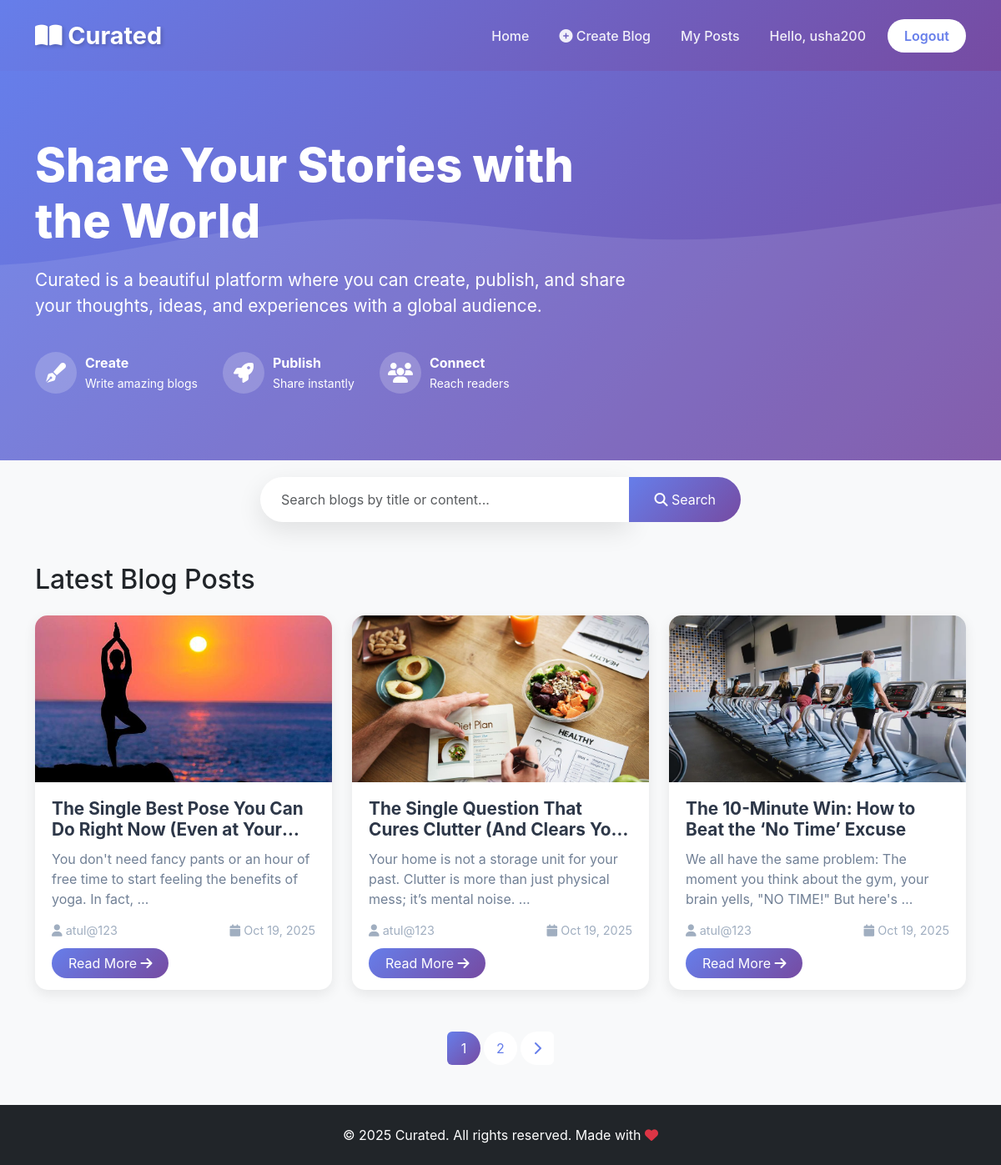
Page /home/ (signed in) on the committed database.
### blog/models.py (models this page shows, shortened)
class Post(models.Model):
    title = models.CharField(max_length=200)
    slug = models.SlugField(max_length=200, unique=True)
    author = models.ForeignKey(User, on_delete=models.CASCADE, related_name='blog_posts')
    content = models.TextField()
    image = models.ImageField(upload_to='blog_images/', blank=True, null=True)
    created_at = models.DateTimeField(default=timezone.now)
    updated_at = models.DateTimeField(auto_now=True)
    published = models.BooleanField(default=True)
    class Meta:
        ordering = ['-created_at']

### blog/views.py (the view)
# urls.py: path('home/', views.home, name='home'),
def home(request):
    search_query = request.GET.get('search', '')
    posts = Post.objects.filter(published=True)
    if search_query:
        posts = posts.filter(
            Q(title__icontains=search_query) |
            Q(content__icontains=search_query)
        )
    paginator = Paginator(posts, 3)
    page_number = request.GET.get('page')
    page_obj = paginator.get_page(page_number)
    context = {
        'page_obj': page_obj,
        'search_query': search_query,
    }
    return render(request, 'blog/home.html', context)

### blog/templates/blog/home.html (shortened to what this page needs)
{% load static %}
<!DOCTYPE html>
<html lang="en">
<head>
    <link href="https://cdn.jsdelivr.net/npm/bootstrap@5.3.0/dist/css/bootstrap.min.css" rel="stylesheet">
    <link rel="stylesheet" href="https://cdnjs.cloudflare.com/ajax/libs/font-awesome/6.4.0/css/all.min.css">
</head>
<body>
    <nav class="navbar navbar-expand-lg navbar-dark">
        <div class="container">
            <a class="navbar-brand" href="{% url 'blog:home' %}">
                <i class="fas fa-book-open"></i> Curated
            </a>
            <div class="collapse navbar-collapse" id="navbarNav">
                <ul class="navbar-nav ms-auto align-items-center">
                    <li class="nav-item">
                        <a class="nav-link" href="{% url 'blog:home' %}">Home</a>
                    </li>
                    {% if user.is_authenticated %}
                    <li class="nav-item">
                        <a class="nav-link" href="{% url 'blog:post_create' %}">
                            <i class="fas fa-plus-circle"></i> Create Blog
                        </a>
                    </li>
                    <li class="nav-item">
                        <a class="nav-link" href="{% url 'blog:my_posts' %}">My Posts</a>
                    </li>
                    <li class="nav-item">
                        <span class="nav-link">Hello, {{ user.username }}</span>
                    </li>
                    <li class="nav-item">
                        <a href="{% url 'accounts:logout' %}" class="btn btn-custom ms-2">Logout</a>
                    </li>
                    {% endif %}
                </ul>
            </div>
        </div>
    </nav>
    <section class="hero-section">
        <div class="container hero-content">
            <div class="row align-items-center">
                <div class="col-lg-8">
                    <h1 class="hero-title">Share Your Stories with the World</h1>
                    <p class="hero-subtitle">
                        Curated is a beautiful platform where you can create, publish, and share your thoughts, ideas, and experiences with a global audience.
                    </p>
                    <div class="hero-features">
                        <div class="feature-item">
                            <div class="feature-icon">
                                <i class="fas fa-pen-fancy"></i>
                            </div>
                            <div>
                                <strong>Create</strong><br>
                                <small>Write amazing blogs</small>
                            </div>
                        </div>
                        <div class="feature-item">
                            <div class="feature-icon">
                                <i class="fas fa-rocket"></i>
                            </div>
                            <div>
                                <strong>Publish</strong><br>
                                <small>Share instantly</small>
                            </div>
                        </div>
                        <div class="feature-item">
                            <div class="feature-icon">
                                <i class="fas fa-users"></i>
                            </div>
                            <div>
                                <strong>Connect</strong><br>
                                <small>Reach readers</small>
                            </div>
                        </div>
                    </div>
                </div>
            </div>
        </div>
    </section>
    <div class="container search-section">
        <form method="GET" action="{% url 'blog:home' %}">
            <div class="input-group">
                <input type="text" class="form-control search-bar" name="search"
                       placeholder="Search blogs by title or content..."
                       value="{{ search_query }}">
                <button class="btn btn-primary search-btn" type="submit">
                    <i class="fas fa-search"></i> Search
                </button>
            </div>
        </form>
    </div>
    <div class="container mb-5">
        {% if search_query %}
        <h2 class="mb-4">Search Results for "{{ search_query }}"</h2>
        {% else %}
        <h2 class="mb-4">Latest Blog Posts</h2>
        {% endif %}
        {% if page_obj %}
        <div class="row g-4">
            {% for post in page_obj %}
            <div class="col-md-6 col-lg-4">
                <div class="card blog-card">
                    {% if post.image %}
                    <img src="{{ post.image.url }}" class="blog-card-img" alt="{{ post.title }}">
                    {% else %}
                    <div class="blog-card-img" style="background: linear-gradient(135deg, #667eea 0%, #764ba2 100%); display: flex; align-items: center; justify-content: center; color: white; font-size: 3rem;">
                        <i class="fas fa-blog"></i>
                    </div>
                    {% endif %}
                    <div class="blog-card-body">
                        <h3 class="blog-title">{{ post.title }}</h3>
                        <p class="blog-excerpt">{{ post.content|truncatewords:20 }}</p>
                        <div class="blog-meta">
                            <span><i class="fas fa-user"></i> {{ post.author.username }}</span>
                            <span><i class="fas fa-calendar"></i> {{ post.created_at|date:"M d, Y" }}</span>
                        </div>
                        <div class="mt-3">
                            <a href="{% url 'blog:post_detail' post.slug %}" class="read-more-btn">
                                Read More <i class="fas fa-arrow-right"></i>
                            </a>
                        </div>
                    </div>
                </div>
            </div>
            {% endfor %}
        </div>
        {% if page_obj.has_other_pages %}
        <nav aria-label="Page navigation">
            <ul class="pagination">
                {% for num in page_obj.paginator.page_range %}
                    {% if page_obj.number == num %}
                    <li class="page-item active">
                        <span class="page-link">{{ num }}</span>
                    </li>
                    {% elif num > page_obj.number|add:'-3' and num < page_obj.number|add:'3' %}
                    <li class="page-item">
                        <a class="page-link" href="?page={{ num }}{% if search_query %}&search={{ search_query }}{% endif %}">{{ num }}</a>
                    </li>
                    {% endif %}
                {% endfor %}
                {% if page_obj.has_next %}
                <li class="page-item">
                    <a class="page-link" href="?page={{ page_obj.next_page_number }}{% if search_query %}&search={{ search_query }}{% endif %}">
                        <i class="fas fa-chevron-right"></i>
                    </a>
                </li>
                {% endif %}
            </ul>
        </nav>
        {% endif %}
        {% endif %}
    </div>
    <footer class="bg-dark text-white text-center py-4 mt-5">
        <div class="container">
            <p class="mb-0">&copy; 2025 Curated. All rights reserved. Made with <i class="fas fa-heart text-danger"></i></p>
        </div>
    </footer>
</body>
</html>

### blog/templates/blog/home.html (style rules this page uses)
:root { --primary-color: #667eea; --secondary-color: #764ba2; --accent-color: #f093fb; }
body { font-family: 'Inter', -apple-system, BlinkMacSystemFont, 'Segoe UI', sans-serif; background: #f8f9fa; }
.navbar { background: linear-gradient(135deg, var(--primary-color) 0%, var(--secondary-color) 100%); box-shadow: 0 4px 15px rgba(0,0,0,0.1); padding: 1rem 0; }
.navbar-brand { font-size: 1.8rem; font-weight: 700; color: white !important; text-shadow: 2px 2px 4px rgba(0,0,0,0.2); }
.nav-link { color: rgba(255,255,255,0.9) !important; font-weight: 500; margin: 0 10px; transition: all 0.3s ease; }
.btn-custom { background: white; color: var(--primary-color); font-weight: 600; padding: 8px 20px; border-radius: 25px; transition: all 0.3s ease; border: none; }
.hero-section { background: linear-gradient(135deg, var(--primary-color) 0%, var(--secondary-color) 100%); color: white; padding: 80px 0; margin-bottom: 50px; position: relative; overflow: hidden; }
.hero-section::before { content: ''; position: absolute; top: 0; left: 0; right: 0; bottom: 0; background-size: cover; }
.hero-content { position: relative; z-index: 1; }
.hero-title { font-size: 3.5rem; font-weight: 800; margin-bottom: 20px; animation: fadeInUp 0.8s ease-out; }
.hero-subtitle { font-size: 1.3rem; margin-bottom: 30px; opacity: 0.95; animation: fadeInUp 0.8s ease-out 0.2s both; }
.hero-features { display: flex; gap: 30px; margin-top: 40px; flex-wrap: wrap; animation: fadeInUp 0.8s ease-out 0.4s both; }
.feature-item { display: flex; align-items: center; gap: 10px; }
.feature-icon { width: 50px; height: 50px; background: rgba(255,255,255,0.2); border-radius: 50%; display: flex; align-items: center; justify-content: center; font-size: 1.5rem; }
.search-section { margin: -30px auto 50px; max-width: 600px; position: relative; z-index: 10; }
.search-bar { box-shadow: 0 10px 30px rgba(0,0,0,0.1); border-radius: 50px; border: none; padding: 15px 25px; }
.search-btn { border-radius: 50px; padding: 12px 30px; background: linear-gradient(135deg, var(--primary-color), var(--secondary-color)); border: none; }
.blog-card { border: none; border-radius: 15px; overflow: hidden; transition: all 0.3s ease; box-shadow: 0 5px 15px rgba(0,0,0,0.08); height: 100%; }
.blog-card-img { height: 200px; object-fit: cover; width: 100%; }
.blog-card-body { padding: 20px; }
.blog-title { font-size: 1.3rem; font-weight: 700; color: #2d3748; margin-bottom: 10px; display: -webkit-box; -webkit-line-clamp: 2; -webkit-box-orient: vertical; overflow: hidden; }
.blog-excerpt { color: #718096; margin-bottom: 15px; display: -webkit-box; -webkit-line-clamp: 3; -webkit-box-orient: vertical; overflow: hidden; }
.blog-meta { display: flex; justify-content: space-between; align-items: center; font-size: 0.9rem; color: #a0aec0; }
.read-more-btn { background: linear-gradient(135deg, var(--primary-color), var(--secondary-color)); color: white; border: none; padding: 8px 20px; border-radius: 20px; text-decoration: none; transition: all 0.3s ease; }
.pagination { justify-content: center; margin-top: 50px; }
.page-link { color: var(--primary-color); border: none; margin: 0 5px; border-radius: 50%; width: 40px; height: 40px; display: flex; align-items: center; justify-content: center; }
.page-item.active .page-link { background: linear-gradient(135deg, var(--primary-color), var(--secondary-color)); border: none; }

### rows in the picture
Post: image (picture), title "The Single Best Pose You Can Do Right Now (Even at…", content "You don't need fancy pants or an hour of free time to start feeling the benefits of yoga. In fact, …", author.username "atul@123", created_at "Oct 19, 2025"
Post: image (picture), title "The Single Question That Cures Clutter (And Clears…", content "Your home is not a storage unit for your past. Clutter is more than just physical mess; it’s mental noise. …", author.username "atul@123", created_at "Oct 19, 2025"
Post: image (picture), title "The 10-Minute Win: How to Beat the ‘No Time’ Excuse", content "We all have the same problem: The moment you think about the gym, your brain yells, \"NO TIME!\" But here's …", author.username "atul@123", created_at "Oct 19, 2025"

### other values in the picture
{{ user.username }} "usha200"
{{ num }} "1"
{{ num }} "2"
